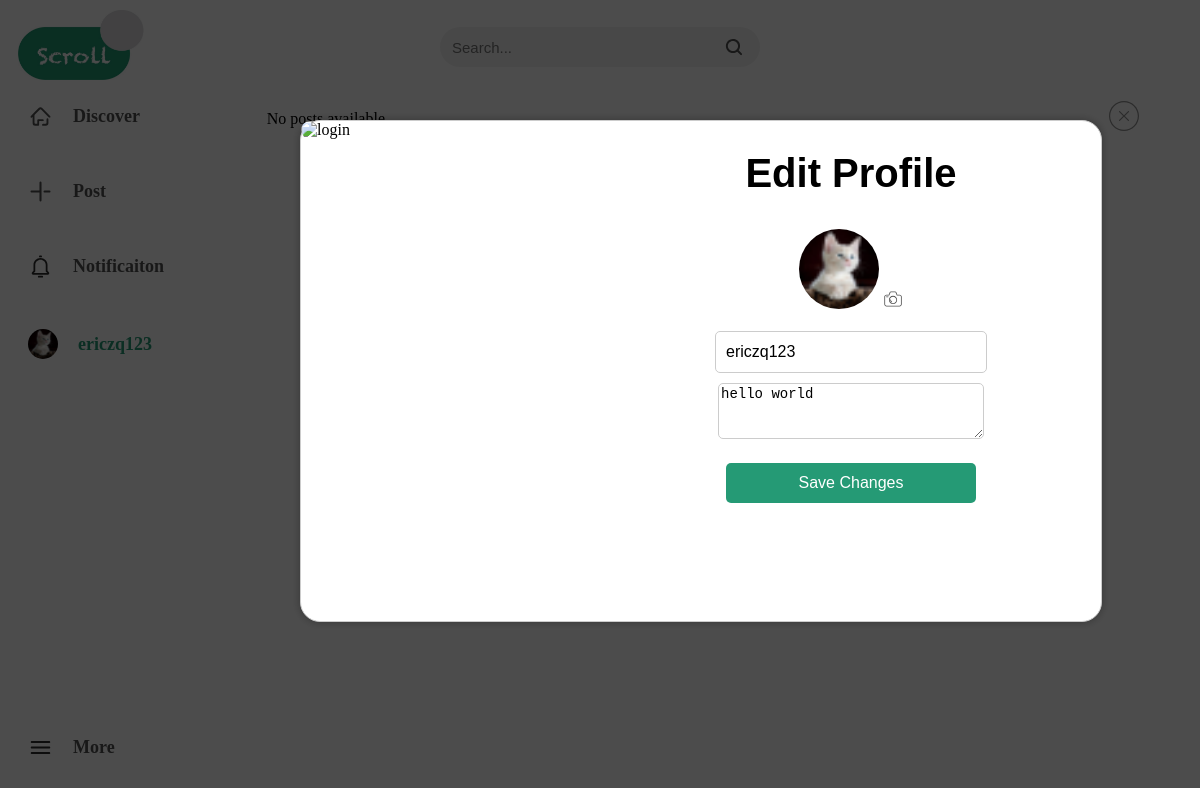
Screenshot of /profile_edit (signed in) with the database file from the repository.
### scroll_app/models/models.py (models this page shows, shortened)
class CustomUser(AbstractUser):
    user_id = models.AutoField(primary_key=True)  # UserID
    email = models.EmailField(unique=True)       # Email
    avatar = models.ImageField(upload_to='avatars/', blank=True,null=True, default='avatars/user.png')  # avatar
    bio = models.TextField(blank=True, null=True)  # user bio
    USERNAME_FIELD = 'email'  # use email as username
    REQUIRED_FIELDS = ['username']  # require username field
    groups = models.ManyToManyField(
        Group,
        verbose_name='groups',
        blank=True,
        help_text='The groups this user belongs to.',
        related_name='customuser_set',  # define related_name for groups
        related_query_name='customuser',
    )
    user_permissions = models.ManyToManyField(
        Permission,
        verbose_name='user permissions',
        blank=True,
        help_text='Specific permissions for this user.',
        related_name='customuser_set',  # define related_name for user_permissions
        related_query_name='customuser',
    )

### scroll_app/views/views.py (the view)
# urls.py: path('profile_edit', views.profile_edit_view, name='profile_edit'),
@login_required
def profile_edit_view(request):
    if request.method == 'POST':
        data = request.POST
        files = request.FILES
        user_form = UserEditForm(data,files,instance=request.user)
        print(user_form.data)
        if user_form.is_valid():
            user_form.save()
            return redirect('profile')  # redirect to profile page
        else:
            print(user_form.errors)  # find out why it's not valid
    else:
        user_form = UserEditForm(instance=request.user)
    context = {
        'user_form': user_form,
    }
    return render(request, 'profile_edit.html', context)

### scroll_app/forms/user.py
class UserEditForm(forms.ModelForm):
    class Meta:
        model = CustomUser
        fields = ['username', 'bio','avatar'] # allow user to edit username, bio and avatar only
        widgets = {
            'username': forms.TextInput(attrs={'class': 'form-control'}),
            'bio': forms.Textarea(attrs={'class': 'form-control'}),
            'avatar': forms.FileInput(attrs={'class': 'form-control-file'})
        }

### templates/profile_edit.html (shortened to what this page needs)
{% extends 'base.html' %}
{% load static %}
{% block edit_profile_content %}
<div class="user_model">
    <div class="user_model_content">
        <div class="user_model_bg"><img src="{% static 'img/logo/pg.jpeg' %}" alt="login"></div>
        <a id="offpage" href = '{% url "home" %}'><img src="{% static 'img/logo/off.svg' %}" alt="offpage"></a>
        <div id="edit_profile_model_content" class="model_content">
            <h2>Edit Profile</h2>
            <form method="POST" enctype="multipart/form-data" action="{% url 'profile_edit' %}">
                <div id="preview-avatar">
                    <img id="preview" src="{{user.avatar.url}}" alt="Image Preview">
                    <img id="custom-file-upload" src="{% static 'img/logo/camera.svg' %}" alt="Upload Image">
                </div>
                <input id="signup_avatar" style="display: none;" type="file" name="avatar" accept="image/*"><br>
                <input class="form-control1" type="text" name="username" value="{{user.username}}" required><br>
                <textarea id="signup_bio" name="bio" rows="3">{{user.bio}}</textarea><br>
                <button class="form-control1" type="submit">Save Changes</button><br>
            </form>
        </div>
    </div>
</div>
{% endblock %}

### templates/nav.html (shortened to what this page needs)
{% load static %}
<div class="nav_container">
    <ul>
        <li class="nav-item" data-url="{% url 'home' %}">
                    <img src="{% static 'img/logo/discover.svg' %}" alt="Discover">
                    <span>Discover</span>
                </li>
        <li class="nav-item" data-url="{% if request.user.is_authenticated %}{% url 'sendPost' %}{% else %}{% url 'login' %}{% endif %}">
                    <img src="{% static 'img/logo/post.svg' %}" alt="post">
                    <span>Post</span>
                </li>
        <li class="nav-item" data-url="{% if request.user.is_authenticated %}{% url 'notification' %}{% else %}{% url 'login' %}{% endif %}"><img src="{% static 'img/logo/notificaiton.svg' %}" alt="notificaiton">
                    <span>Notificaiton</span>
                </li>
         {% if user.is_authenticated %}
         <li class="nav-item" data-url="{% url 'profile' %}">
                     {% if user.avatar != None %}
                        <img id="account_icon" src="{{ user.avatar.url }}" alt="account">
                     {% else %}
                        <img id="account_icon" src="{% static 'img/logo/user.png' %}" alt="account">
                     {% endif %}
                    <span style="color: #259A75;" >{{ user.username }}</span>
                </li>
         {% else %}
        <li class="nav-item" id="login_li" data-url="{% url 'login' %}">
                    <span style="color: white;">Login</span>
                </li>
        {% endif %}
        <li class="nav-item" id="more_li"><a id="more_icon" href="#">
            <img src="{% static 'img/logo/more.svg' %}" alt="more">
                    <span>More</span>
        </a></li>
    </ul>
</div>

### templates/nav.html (style rules this page uses)
.nav_container { height: 100%; width: 85%; z-index: 1; }
.nav_container ul { list-style: none; margin: 0; padding: 0; }
.nav_container li { margin-bottom: 30px; border-radius: 50px; padding: 10px; display: flex; align-items: center; }
.nav_container li img { height: 25px; width: 25px; margin-right: 20px; }
.nav_container ul li a { text-decoration: none; display: flex; align-items: center; }
.nav_container li span { font-size: 18px; font-weight: bolder; color: #515151; }
#account_icon { width: 30px; height: 30px; margin-right: 20px; border-radius: 50%; }
#more_li { position: fixed; bottom: 0px; width: 200px; }

### templates/posts.html (style rules this page uses)
:root { --column-count: 5; }
@media (max-width: 1400px) { :root { --column-count: 4; } }

### templates/profile_edit.html (style rules this page uses)
.user_model { border: 1px solid #ccc; width: 800px; height: 500px; background-color: #fff; border-radius: 20px; box-shadow: 0 0 10px rgba(0,0,0,0.3); position: fixed; top: 15%; left: 25%; z-index: 1001; }
.user_model_content { display: flex; justify-content: space-between; }
.user_model_bg img { width: 300px; height: 500px; border-radius: 20px 0 0 20px ; }
h2 { font-size: 40px; margin-top: 30px; font-family: 'Gill Sans', 'Gill Sans MT', Calibri, 'Trebuchet MS', sans-serif; }
.model_content { width: 500px; height: 500px; text-align: center; }
input.form-control1 { width: 250px; height: 20px; padding: 10px; margin-bottom: 10px; border: 1px solid #ccc; border-radius: 5px; font-size: 16px; }
button.form-control1 { height: 40px; width: 250px; margin-top: 20px; background-color: #259A75; color: #fff; border: none; border-radius: 5px; padding: 10px 10px; font-size: 16px; cursor: pointer; }
#signup_bio { border: 1px solid #ccc; border-radius: 5px; width: 260px; height: 50px; font-size: 14px; }
#preview { width: 80px; height: 80px; border-radius: 50%; cursor: pointer; }
#custom-file-upload { width: 20px; height: 20px; }
#offpage { position: absolute; top: -20px; left: 101%; }
#offpage img { width: 30px; height: 30px; }

### rows the page displays
CustomUser: avatar (picture), username "ericzq123", bio "hello world"
